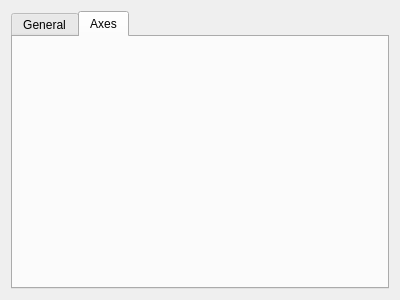
<?xml version="1.0" encoding="UTF-8"?>
<ui version="4.0">
 <class>Form</class>
 <widget class="QWidget" name="Form">
  <property name="geometry">
   <rect>
    <x>0</x>
    <y>0</y>
    <width>400</width>
    <height>300</height>
   </rect>
  </property>
  <property name="windowTitle">
   <string>Form</string>
  </property>
  <layout class="QGridLayout" name="gridLayout">
   <item row="2" column="1">
    <widget class="QTabWidget" name="tabWidget">
     <property name="currentIndex">
      <number>1</number>
     </property>
     <widget class="QWidget" name="tab">
      <attribute name="title">
       <string>General</string>
      </attribute>
      <layout class="QGridLayout" name="gridLayout_2">
       <item row="0" column="0">
        <widget class="QWidget" name="widget" native="true">
         <layout class="QHBoxLayout" name="horizontalLayout"/>
        </widget>
       </item>
      </layout>
     </widget>
     <widget class="QWidget" name="tab_3">
      <attribute name="title">
       <string>Axes</string>
      </attribute>
     </widget>
    </widget>
   </item>
  </layout>
 </widget>
 <resources/>
 <connections/>
</ui>
